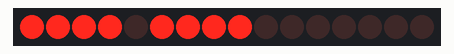
Bench run of a sketch on a simulated Arduino Uno, built with avr-gcc and run on an emulated ATmega328P. On the bench: 16 shift-register outputs drawn as a row of LEDs (first output left, lit = HIGH). Wiring (inferred from the names in the program): 2 × shift register (74HC595): data pin 11; shift clock pin 12; latch pin 8. Wiring (inferred from the signals the program sends): row of LEDs: on Q0, Q1, Q2, Q3, Q4, Q5, Q6, Q7, Q8, Q9, Q10, Q11, Q12, Q13, Q14, Q15.

Above: at 0.07 s.
At 0.67 s:
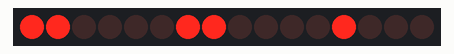
At 0.97 s:
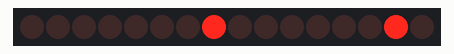
At 1.42 s:
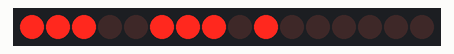
At 2.02 s:
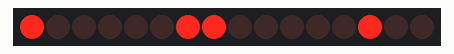
At 2.77 s:
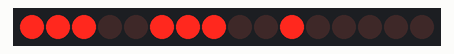
Timing chart, 0 to 3.1 s (numbered marks = the images above):
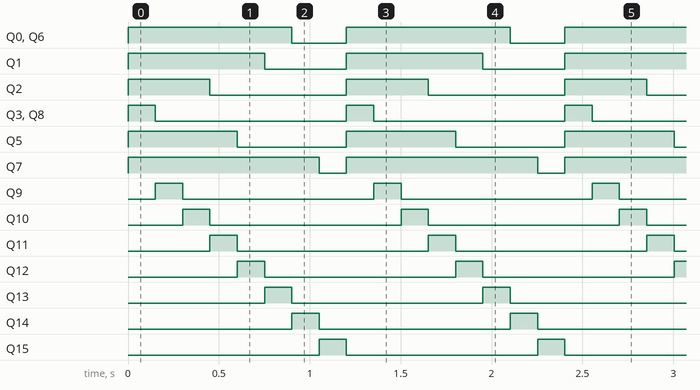

The sketch:

Persistance-of-Vision-Challenge-1.ino
```cpp
/*
 * Name   : Jeffrey Goldsmith
 * Teacher: Mr. D'Arcy
 * Date   : 30 January 2016
 * Course : TEI3M
 *
 * Description: Using one shift register to count from 0 to 99 through multiplexing(persistance of vision).
 */

static const byte LATCH_PIN = 8;   // Pin connected to ST_CP of 74HC595
static const byte CLOCK_PIN = 12;  // Pin connected to SH_CP of 74HC595
static const byte DATA_PIN = 11;   // Pin connected to DS of 74HC595
static const byte NUM_LED = 8;     // Amount of rows/columns in LED matrix

byte rowMap[] = {B00000001, B00000010, B00000100, B00001000, B00010000, B00100000, B01000000, B10000000};  // Bitmap for rows of LED matrix
byte columnMap[] = {B11101111, B11100111, B11100111, B11100011, B11000011, B11000001, B10000000, B00000000};  // Bitmap for columns of LED matrix


void setup()
{
  pinMode(LATCH_PIN, OUTPUT);  // Set pins to output
  pinMode(CLOCK_PIN, OUTPUT);
  pinMode(DATA_PIN, OUTPUT);
}

void loop()
{
  //
  // Display pattern on LED matrix.
  //

  for (int i = 0; i < NUM_LED; i++)
  {
    digitalWrite(LATCH_PIN, LOW);
    shiftOut(DATA_PIN, CLOCK_PIN, MSBFIRST, rowMap[i]);
    shiftOut(DATA_PIN, CLOCK_PIN, MSBFIRST, columnMap[i]);
    digitalWrite(LATCH_PIN, HIGH);
    delay(150);
  }
}
```

Measured:
- by itself, Q0, Q6: alternates HIGH for 0.90 s and LOW for 0.30 s
- by itself, Q1: alternates HIGH for 0.75 s and LOW for 0.45 s
- by itself, Q2: alternates HIGH for 0.45 s and LOW for 0.75 s
- by itself, Q3, Q8–15: alternates HIGH for 0.15 s and LOW for 1.1 s
- by itself, Q5: alternates HIGH for 0.60 s and LOW for 0.60 s
- by itself, Q7: alternates HIGH for 1.1 s and LOW for 0.15 s
